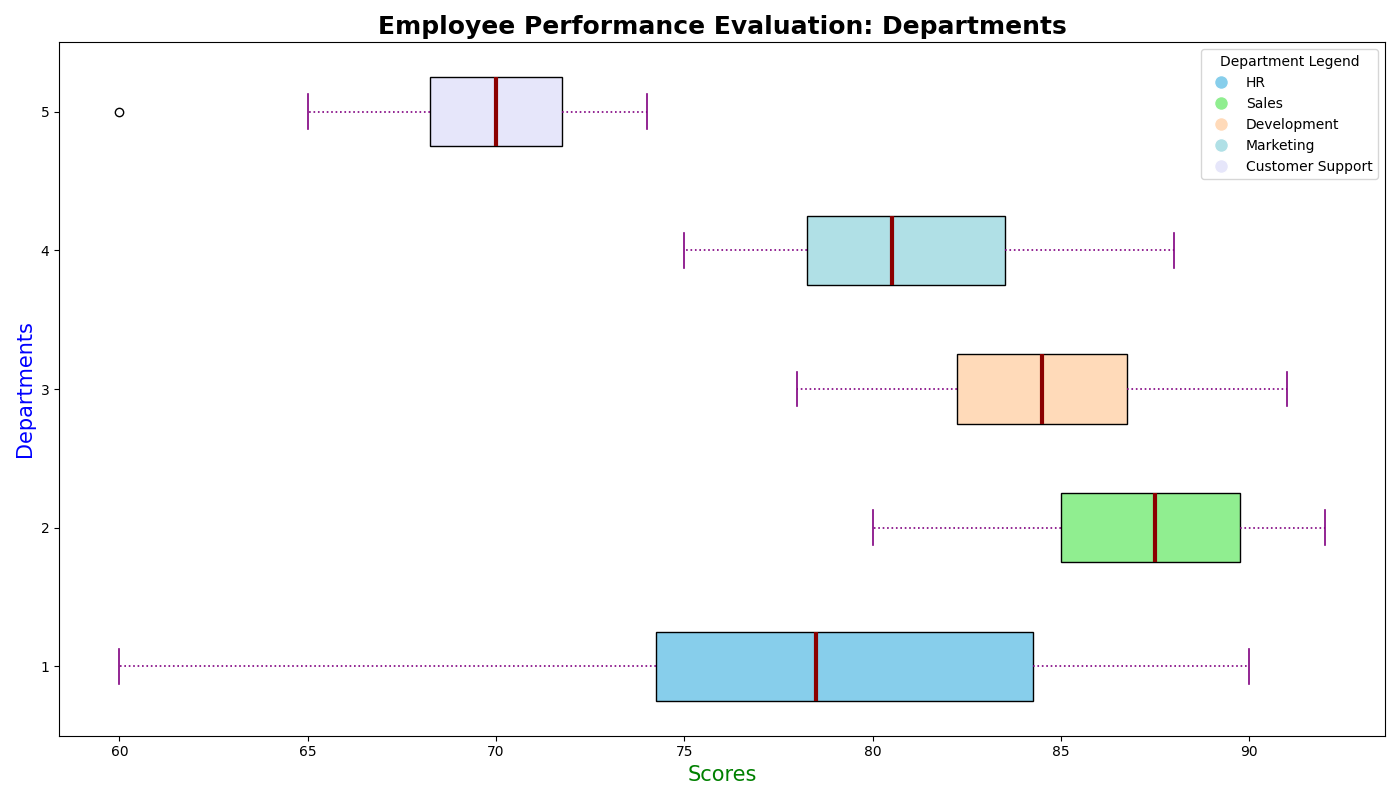

Here is the Python script that generated this plot:
import matplotlib.pyplot as plt
import numpy as np

departments = ['HR', 'Sales', 'Development', 'Marketing', 'Customer Support']

HR_scores = [70, 75, 80, 85, 60, 90, 88, 74, 82, 77]
Sales_scores = [85, 87, 90, 83, 80, 88, 92, 85, 91, 89]
Development_scores = [78, 82, 85, 91, 87, 84, 79, 86, 90, 83]
Marketing_scores = [75, 80, 78, 82, 85, 88, 77, 84, 79, 81]
Support_scores = [65, 70, 72, 60, 68, 74, 70, 69, 71, 73]
performance_data = [HR_scores, Sales_scores, Development_scores, Marketing_scores, Support_scores]

fig, ax = plt.subplots(figsize=(14, 8))

# Create a horizontal box plot
box = ax.boxplot(performance_data, vert=False, patch_artist=True, notch=False, showmeans=False,
                 medianprops={"color": "darkred", "linewidth": 3})

colors = ['skyblue', 'lightgreen', 'peachpuff', 'powderblue', 'lavender']
for patch, color in zip(box['boxes'], colors):
    patch.set_facecolor(color)

# Titles and labels
ax.set_title('Employee Performance Evaluation: Departments', fontsize=18, fontweight='bold')
ax.set_ylabel('Departments', fontsize=15, color='blue')
ax.set_xlabel('Scores', fontsize=15, color='green')

# Customize whiskers, caps
for whisker, cap in zip(box['whiskers'], box['caps']):
    whisker.set(color='purple', linewidth=1.2, linestyle=':')
    cap.set(color='purple', linewidth=1.2)

# Remove grid lines
ax.grid(False)

# Legend
handles = [plt.Line2D([0], [0], marker='o', color='w', markerfacecolor=color, markersize=10) for color in colors]
ax.legend(handles, departments, title='Department Legend', loc='upper right')

plt.tight_layout()
plt.show()
